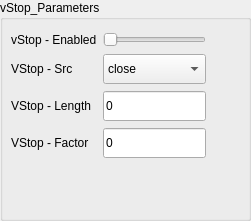
              <widget class="QGroupBox" name="grpBox_vStop_parameters">
               <property name="geometry">
                <rect>
                 <x>280</x>
                 <y>280</y>
                 <width>251</width>
                 <height>221</height>
                </rect>
               </property>
               <property name="styleSheet">
                <string notr="true"/>
               </property>
               <property name="title">
                <string>vStop_Parameters</string>
               </property>
               <widget class="QWidget" name="layoutWidget_25">
                <property name="geometry">
                 <rect>
                  <x>11</x>
                  <y>31</y>
                  <width>231</width>
                  <height>132</height>
                 </rect>
                </property>
                <layout class="QGridLayout" name="gridLayout_54">
                 <item row="0" column="0">
                  <widget class="QLabel" name="lblMptEnabled_22">
                   <property name="styleSheet">
                    <string notr="true"/>
                   </property>
                   <property name="text">
                    <string>vStop - Enabled</string>
                   </property>
                  </widget>
                 </item>
                 <item row="1" column="0">
                  <widget class="QLabel" name="lblVstopAppliedPrice_5">
                   <property name="styleSheet">
                    <string notr="true"/>
                   </property>
                   <property name="text">
                    <string>VStop - Src</string>
                   </property>
                  </widget>
                 </item>
                 <item row="1" column="1">
                  <widget class="QComboBox" name="drpVstopAppliedPrice_5">
                   <property name="minimumSize">
                    <size>
                     <width>0</width>
                     <height>30</height>
                    </size>
                   </property>
                   <property name="styleSheet">
                    <string notr="true"/>
                   </property>
                   <item>
                    <property name="text">
                     <string>close</string>
                    </property>
                   </item>
                   <item>
                    <property name="text">
                     <string>open</string>
                    </property>
                   </item>
                   <item>
                    <property name="text">
                     <string>high</string>
                    </property>
                   </item>
                   <item>
                    <property name="text">
                     <string>low</string>
                    </property>
                   </item>
                   <item>
                    <property name="text">
                     <string>HL2</string>
                    </property>
                   </item>
                   <item>
                    <property name="text">
                     <string>HLC3</string>
                    </property>
                   </item>
                   <item>
                    <property name="text">
                     <string>OHLC</string>
                    </property>
                   </item>
                  </widget>
                 </item>
                 <item row="2" column="0">
                  <widget class="QLabel" name="lblVstopPeriod_5">
                   <property name="styleSheet">
                    <string notr="true"/>
                   </property>
                   <property name="text">
                    <string>VStop - Length</string>
                   </property>
                  </widget>
                 </item>
                 <item row="2" column="1">
                  <widget class="QLineEdit" name="txtVstopPeriod_5">
                   <property name="minimumSize">
                    <size>
                     <width>0</width>
                     <height>30</height>
                    </size>
                   </property>
                   <property name="styleSheet">
                    <string notr="true"/>
                   </property>
                   <property name="text">
                    <string>0</string>
                   </property>
                  </widget>
                 </item>
                 <item row="3" column="0">
                  <widget class="QLabel" name="lblVstopFactor_5">
                   <property name="styleSheet">
                    <string notr="true"/>
                   </property>
                   <property name="text">
                    <string>VStop - Factor</string>
                   </property>
                  </widget>
                 </item>
                 <item row="3" column="1">
                  <widget class="QLineEdit" name="txtVstopFactor_5">
                   <property name="minimumSize">
                    <size>
                     <width>0</width>
                     <height>30</height>
                    </size>
                   </property>
                   <property name="styleSheet">
                    <string notr="true"/>
                   </property>
                   <property name="text">
                    <string>0</string>
                   </property>
                  </widget>
                 </item>
                 <item row="1" column="2">
                  <spacer name="horizontalSpacer_34">
                   <property name="orientation">
                    <enum>Qt::Horizontal</enum>
                   </property>
                   <property name="sizeHint" stdset="0">
                    <size>
                     <width>40</width>
                     <height>20</height>
                    </size>
                   </property>
                  </spacer>
                 </item>
                 <item row="0" column="1">
                  <widget class="QSlider" name="hSlider_SELL_IndicatorEnabled_29">
                   <property name="styleSheet">
                    <string notr="true"/>
                   </property>
                   <property name="maximum">
                    <number>5</number>
                   </property>
                   <property name="orientation">
                    <enum>Qt::Horizontal</enum>
                   </property>
                  </widget>
                 </item>
                </layout>
               </widget>
              </widget>
